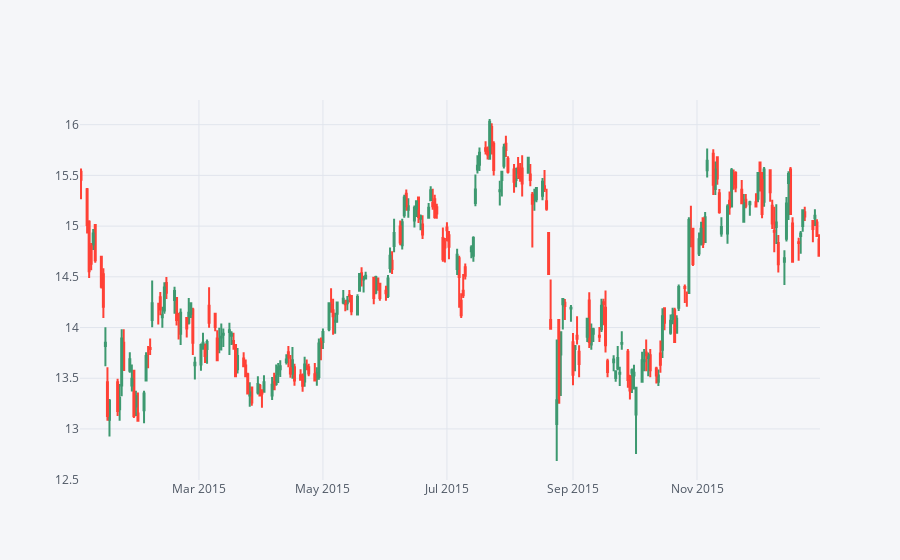

Write notebook code for a chart like this one.
### Markdown cell above
**Using .iplot(kind='candle) to create a candle plot of Bank of America's stock from Jan 1st 2015 to Jan 1st 2016.**

### Code cell
BAC[['Open', 'High', 'Low', 'Close']].loc['2015-01-01':'2016-01-01'].iplot(kind='candle')

### Figure 1 — Plotly figure (JSON) as saved in the notebook; plotly's stock layout.template omitted (floating-point values rounded to 4 significant figures; data arrays with more than 128 entries replaced by an {"elided": "..."} marker saying what was removed)
{"data": [{"close": {"elided": "252 float values"}, "high": {"elided": "252 float values"}, "low": {"elided": "252 float values"}, "open": {"elided": "252 float values"}, "showlegend": false, "type": "candlestick", "x": {"elided": "252 str values"}, "yaxis": "y2"}], "layout": {"legend": {"bgcolor": "#F5F6F9", "font": {"color": "#4D5663"}}, "paper_bgcolor": "#F5F6F9", "plot_bgcolor": "#F5F6F9", "title": {"font": {"color": "#4D5663"}}, "xaxis": {"gridcolor": "#E1E5ED", "rangeslider": {"visible": false}, "showgrid": true, "tickfont": {"color": "#4D5663"}, "title": {"font": {"color": "#4D5663"}, "text": ""}, "zerolinecolor": "#E1E5ED"}, "yaxis": {"gridcolor": "#E1E5ED", "showgrid": true, "showticklabels": false, "tickfont": {"color": "#4D5663"}, "title": {"font": {"color": "#4D5663"}, "text": ""}, "zerolinecolor": "#E1E5ED"}, "yaxis2": {"gridcolor": "#E1E5ED", "showgrid": true, "tickfont": {"color": "#4D5663"}, "title": {"font": {"color": "#4D5663"}, "text": ""}, "zerolinecolor": "#E1E5ED"}}}
